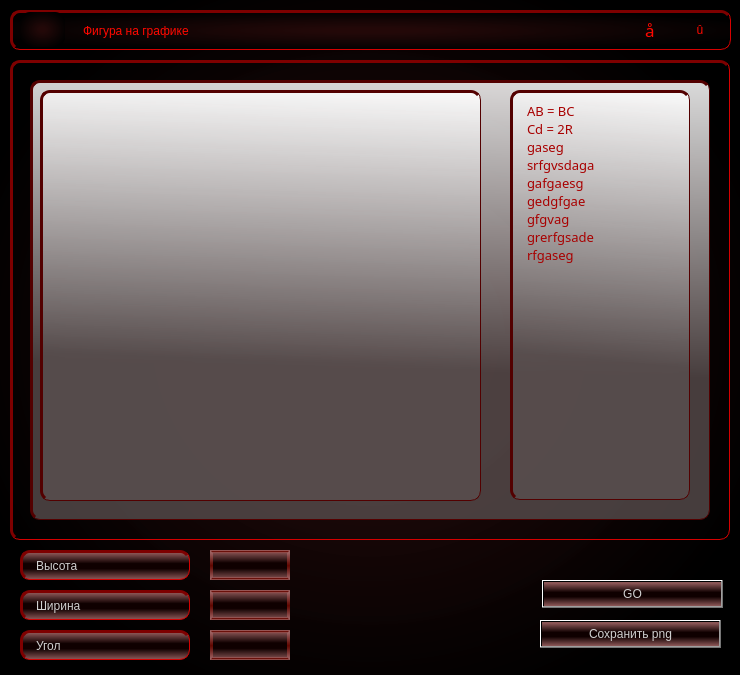
<?xml version="1.0" encoding="UTF-8"?>
<ui version="4.0">
 <class>MatplotlibWindow</class>
 <widget class="QDialog" name="MatplotlibWindow">
  <property name="geometry">
   <rect>
    <x>0</x>
    <y>0</y>
    <width>740</width>
    <height>675</height>
   </rect>
  </property>
  <property name="windowTitle">
   <string>Dialog</string>
  </property>
  <property name="styleSheet">
   <string notr="true">QDialog {
color: rgb(255, 255, 255);
background-color: qradialgradient(spread:reflect, cx:0.5, cy:0.5, radius:0.647, fx:0.5, fy:0.5, stop:0.104478 rgba(40, 10, 10, 215), stop:0.880597 rgba(0, 0, 0, 255));
}
QFrame {
border-top: 3px solid rgb(126, 0, 0);
border-left: 3px solid  rgb(126, 0, 0);
border-right: 1px solid  rgb(214, 0, 0);
border-bottom: 1px solid  rgb(214, 0, 0);
border-radius: 10px;
}
QPushButton {
background-color: qlineargradient(spread:reflect, x1:1, y1:0.522, x2:1, y2:0, stop:0.174129 rgba(15, 0, 0, 255), stop:0.890547 rgba(161, 100, 100, 218));
color: rgb(209, 209, 209);
font: 10pt &quot;Segoe Print&quot;;
}
QPushButton:hover {
background-color: qlineargradient(spread:reflect, x1:1, y1:0.522, x2:1, y2:0, stop:0 rgba(102, 7, 0, 240), stop:0.80597 rgba(161, 100, 100, 218));
}
QPushButton:pressed {
background-color: qlineargradient(spread:reflect, x1:1, y1:0.522, x2:1, y2:0, stop:0 rgba(58, 4, 0, 240), stop:0.80597 rgba(161, 100, 100, 218));
padding-top: 2px;
padding-left: 3px;
}
QLabel {
background-color: qlineargradient(spread:reflect, x1:1, y1:0.522, x2:1, y2:0, stop:0.174129 rgba(15, 0, 0, 255), stop:0.890547 rgba(161, 100, 100, 218));
font: 9pt &quot;Segoe Print&quot;;
color: rgb(209, 209, 209);
padding: 0px 10px
}

QLineEdit {
background-color: qlineargradient(spread:reflect, x1:1, y1:0.522, x2:1, y2:0, stop:0.174129 rgba(15, 0, 0, 255), stop:0.890547 rgba(161, 100, 100, 218));
font: 9pt &quot;Segoe Print&quot;;
color: rgb(209, 209, 209);
padding: 0px 10px;
border: 3px solid qlineargradient(spread:reflect, x1:1, y1:0.522, x2:1, y2:0, stop:0 rgba(102, 7, 0, 240), stop:0.80597 rgba(161, 100, 100, 218));
}

</string>
  </property>
  <widget class="QLabel" name="label_matplot_image">
   <property name="geometry">
    <rect>
     <x>10</x>
     <y>60</y>
     <width>720</width>
     <height>480</height>
    </rect>
   </property>
   <property name="styleSheet">
    <string notr="true">
background-color: rgba(255, 255, 255, 0);
</string>
   </property>
   <property name="frameShape">
    <enum>QFrame::WinPanel</enum>
   </property>
   <property name="frameShadow">
    <enum>QFrame::Sunken</enum>
   </property>
   <property name="text">
    <string/>
   </property>
  </widget>
  <widget class="QPushButton" name="pushButton_go">
   <property name="geometry">
    <rect>
     <x>542</x>
     <y>580</y>
     <width>181</width>
     <height>28</height>
    </rect>
   </property>
   <property name="text">
    <string>GO</string>
   </property>
  </widget>
  <widget class="QPushButton" name="pushButton_save">
   <property name="geometry">
    <rect>
     <x>540</x>
     <y>620</y>
     <width>181</width>
     <height>28</height>
    </rect>
   </property>
   <property name="text">
    <string>Сохранить png</string>
   </property>
  </widget>
  <widget class="QLabel" name="label_1">
   <property name="geometry">
    <rect>
     <x>20</x>
     <y>550</y>
     <width>170</width>
     <height>30</height>
    </rect>
   </property>
   <property name="text">
    <string>Высота</string>
   </property>
  </widget>
  <widget class="QLabel" name="label_2">
   <property name="geometry">
    <rect>
     <x>20</x>
     <y>590</y>
     <width>170</width>
     <height>30</height>
    </rect>
   </property>
   <property name="text">
    <string>Ширина</string>
   </property>
  </widget>
  <widget class="QLabel" name="label_3">
   <property name="geometry">
    <rect>
     <x>20</x>
     <y>630</y>
     <width>170</width>
     <height>30</height>
    </rect>
   </property>
   <property name="text">
    <string>Угол</string>
   </property>
  </widget>
  <widget class="QWidget" name="matplot_widget" native="true">
   <property name="geometry">
    <rect>
     <x>30</x>
     <y>80</y>
     <width>680</width>
     <height>440</height>
    </rect>
   </property>
   <property name="styleSheet">
    <string notr="true">QWidget {
border-radius: 10px;
	background-color: qlineargradient(spread:reflect, x1:0.96, y1:1, x2:1, y2:0, stop:0.323383 rgba(89, 79, 79, 198), stop:0.995025 rgba(255, 255, 255, 217));
border-top: 3px solid rgb(83, 0, 0); 
border-left: 3px solid  rgb(83, 0, 0);
border-right: 1px solid  rgb(83, 0, 0);
border-bottom: 1px solid  rgb(83, 0, 0);

}</string>
   </property>
   <widget class="QPlainTextEdit" name="plainTextEdit_result">
    <property name="geometry">
     <rect>
      <x>480</x>
      <y>10</y>
      <width>180</width>
      <height>410</height>
     </rect>
    </property>
    <property name="font">
     <font>
      <family>Segoe Print</family>
      <pointsize>10</pointsize>
     </font>
    </property>
    <property name="styleSheet">
     <string notr="true">padding: 5px 10px;
color: rgb(168, 0, 0);
selection-background-color: rgb(140, 140, 140);</string>
    </property>
    <property name="plainText">
     <string>AB = BC
Cd = 2R
gaseg
srfgvsdaga
gafgaesg
gedgfgae
gfgvag
grerfgsade
rfgaseg</string>
    </property>
   </widget>
   <widget class="QWidget" name="widget_plot" native="true">
    <property name="geometry">
     <rect>
      <x>10</x>
      <y>10</y>
      <width>441</width>
      <height>411</height>
     </rect>
    </property>
    <property name="styleSheet">
     <string notr="true">padding: 20px 20px</string>
    </property>
   </widget>
  </widget>
  <widget class="QLineEdit" name="label_2_input">
   <property name="geometry">
    <rect>
     <x>210</x>
     <y>590</y>
     <width>80</width>
     <height>30</height>
    </rect>
   </property>
   <property name="contextMenuPolicy">
    <enum>Qt::NoContextMenu</enum>
   </property>
   <property name="readOnly">
    <bool>true</bool>
   </property>
  </widget>
  <widget class="QLineEdit" name="label_1_input">
   <property name="geometry">
    <rect>
     <x>210</x>
     <y>550</y>
     <width>80</width>
     <height>30</height>
    </rect>
   </property>
   <property name="contextMenuPolicy">
    <enum>Qt::NoContextMenu</enum>
   </property>
   <property name="readOnly">
    <bool>true</bool>
   </property>
  </widget>
  <widget class="QLineEdit" name="label_3_input">
   <property name="geometry">
    <rect>
     <x>210</x>
     <y>630</y>
     <width>80</width>
     <height>30</height>
    </rect>
   </property>
   <property name="contextMenuPolicy">
    <enum>Qt::NoContextMenu</enum>
   </property>
   <property name="readOnly">
    <bool>true</bool>
   </property>
  </widget>
  <widget class="QFrame" name="header_frame">
   <property name="geometry">
    <rect>
     <x>10</x>
     <y>10</y>
     <width>721</width>
     <height>40</height>
    </rect>
   </property>
   <property name="mouseTracking">
    <bool>true</bool>
   </property>
   <property name="tabletTracking">
    <bool>true</bool>
   </property>
   <property name="styleSheet">
    <string notr="true">background-color: qradialgradient(spread:reflect, cx:0.5, cy:0.5, radius:0.647, fx:0.5, fy:0.5, stop:0.104478 rgba(40, 10, 10, 215), stop:0.880597 rgba(0, 0, 0, 255));</string>
   </property>
   <property name="frameShape">
    <enum>QFrame::WinPanel</enum>
   </property>
   <property name="frameShadow">
    <enum>QFrame::Sunken</enum>
   </property>
   <widget class="QLabel" name="titleLabel">
    <property name="geometry">
     <rect>
      <x>60</x>
      <y>5</y>
      <width>331</width>
      <height>31</height>
     </rect>
    </property>
    <property name="mouseTracking">
     <bool>true</bool>
    </property>
    <property name="tabletTracking">
     <bool>true</bool>
    </property>
    <property name="styleSheet">
     <string notr="true">border: 0px;
background-color: rgba(255, 255, 255, 0);
font: 12pt &quot;Segoe Print&quot;;
color: rgb(255, 8, 0);</string>
    </property>
    <property name="text">
     <string>Фигура на графике</string>
    </property>
   </widget>
   <widget class="QFrame" name="windowButtonsFrame">
    <property name="geometry">
     <rect>
      <x>620</x>
      <y>5</y>
      <width>91</width>
      <height>30</height>
     </rect>
    </property>
    <property name="styleSheet">
     <string notr="true">background-color: rgba(255, 255, 255, 0);
border: 0px;</string>
    </property>
    <property name="frameShape">
     <enum>QFrame::WinPanel</enum>
    </property>
    <property name="frameShadow">
     <enum>QFrame::Raised</enum>
    </property>
    <widget class="QPushButton" name="minimizeWindowButton">
     <property name="geometry">
      <rect>
       <x>0</x>
       <y>0</y>
       <width>40</width>
       <height>30</height>
      </rect>
     </property>
     <property name="font">
      <font>
       <family>Wingdings </family>
       <pointsize>13</pointsize>
       <weight>50</weight>
       <italic>false</italic>
       <bold>false</bold>
      </font>
     </property>
     <property name="cursor">
      <cursorShape>PointingHandCursor</cursorShape>
     </property>
     <property name="mouseTracking">
      <bool>true</bool>
     </property>
     <property name="tabletTracking">
      <bool>true</bool>
     </property>
     <property name="styleSheet">
      <string notr="true">color: rgb(255, 8, 0);
font: 13pt &quot;Wingdings &quot;;
</string>
     </property>
     <property name="text">
      <string>å</string>
     </property>
    </widget>
    <widget class="QPushButton" name="closeWindowButton">
     <property name="geometry">
      <rect>
       <x>50</x>
       <y>0</y>
       <width>40</width>
       <height>30</height>
      </rect>
     </property>
     <property name="cursor">
      <cursorShape>PointingHandCursor</cursorShape>
     </property>
     <property name="mouseTracking">
      <bool>true</bool>
     </property>
     <property name="tabletTracking">
      <bool>true</bool>
     </property>
     <property name="focusPolicy">
      <enum>Qt::ClickFocus</enum>
     </property>
     <property name="styleSheet">
      <string notr="true">color: rgb(255, 8, 0);
font: 21pt &quot;Wingdings&quot;;
border: 1px
</string>
     </property>
     <property name="text">
      <string>û</string>
     </property>
     <property name="checkable">
      <bool>false</bool>
     </property>
     <property name="autoDefault">
      <bool>false</bool>
     </property>
    </widget>
   </widget>
   <widget class="QLabel" name="icon_label">
    <property name="geometry">
     <rect>
      <x>10</x>
      <y>2</y>
      <width>45</width>
      <height>35</height>
     </rect>
    </property>
    <property name="styleSheet">
     <string notr="true">border: 0px</string>
    </property>
    <property name="text">
     <string/>
    </property>
    <property name="pixmap">
     <pixmap>images/iconMin.png</pixmap>
    </property>
   </widget>
  </widget>
 </widget>
 <resources/>
 <connections/>
</ui>
